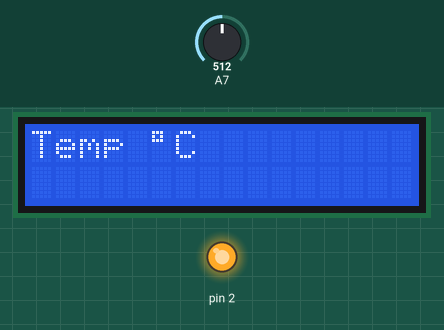
The sketch below on a simulated Arduino Nano, built with avr-gcc and run on an emulated ATmega328P. Shown: 16×2 character LCD, output pins drawn as LEDs (lit = HIGH). The inputs (shaded band) are chosen by the test bench; at power-on: A7 = 512. What the sketch prints to the serial monitor is not drawn.

Above: at 2.6 s.
At 4.7 s:
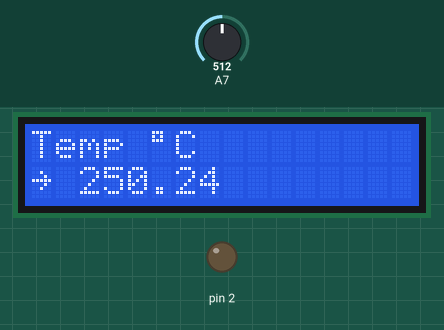
4.8 s: A7 set to 87
At 6.8 s:
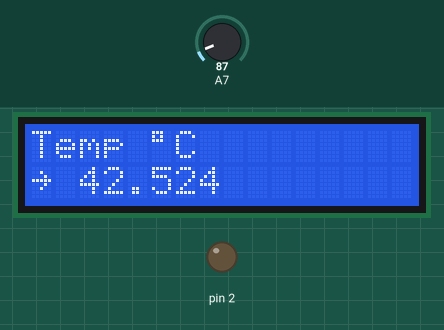
7.1 s: A7 set to 77
At 7.9 s:
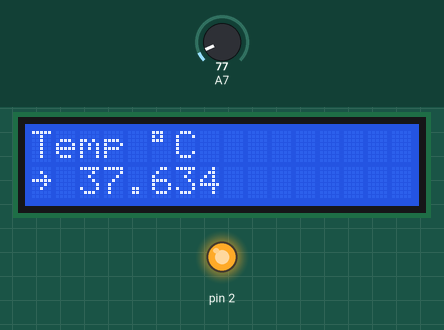
9.1 s: A7 set to 122
At 10.1 s:
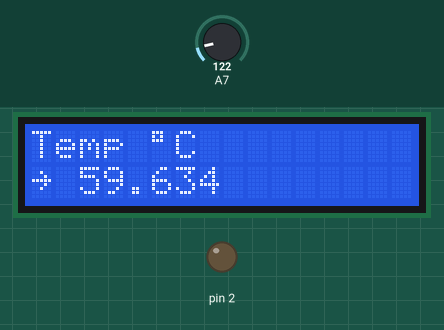
Timing chart, 0 to 12.1 s (numbered marks = the images above; inputs shaded):
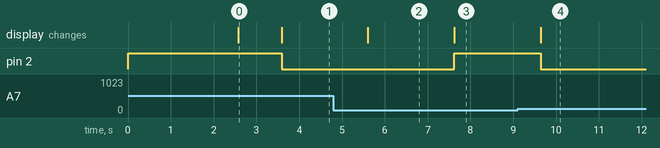

The sketch:

TempLcd.ino
```cpp
#include <Wire.h>
#include <LiquidCrystal_I2C.h>

/*
** Example Arduino sketch for SainSmart I2C LCD Screen 16x2
** based on https://bitbucket.org/celem/sainsmart-i2c-lcd/src/3adf8e0d2443/sainlcdtest.ino
** by
** Edward Comer
** LICENSE: GNU General Public License, version 3 (GPL-3.0)

** This example uses F Malpartida's NewLiquidCrystal library. Obtain from:
** https://bitbucket.org/fmalpartida/new-liquidcrystal

** Modified â€“ Ian Brennan ianbren at hotmail.com 23-10-2012 to support Tutorial posted to Arduino.cc

** Written for and tested with Arduino 1.0
**
** NOTE: Tested on Arduino Uno whose I2C pins are A4==SDA, A5==SCL

*/
/**
 * Branchement
 *
 * I2C      GND   VCC   SDA   SCL
 * Uno      GND   5V    A4    A5
 * Nano     Idem
 *
 *
 */

#include <Wire.h>
#include <LCD.h>
#include <LiquidCrystal_I2C.h>

#define BACKLIGHT_PIN     3

//LiquidCrystal_I2C  lcd(I2C_ADDR,En_pin,Rw_pin,Rs_pin,D4_pin,D5_pin,D6_pin,D7_pin);
LiquidCrystal_I2C  lcd  ( 0x3F,   2,     1,     0,     4,     5,      6,    7     );

void setup()
{
  // Init Relais sur le Pin 2
  // Et ouvre le relais (HIGH ouvert, LOW fermé)
  pinMode(2, OUTPUT);
  digitalWrite(2, HIGH);

  Serial.begin(9600);

  // Init LCD
  lcd.begin (16,2); //  <<----- My LCD was 16x2
  // Switch off the backlight
  lcd.setBacklight(125);
  lcd.home (); // go home
  lcd.print("Hello");
  for(short i = 0; i < 5; i++) {
    lcd.setBacklightPin(BACKLIGHT_PIN, (i % 2 == 0) ? NEGATIVE : POSITIVE);
    delay(500);
  }
  lcd.setCursor (0,0);
  lcd.print("Temp ");
  lcd.print((char) 223);
  lcd.print("C");

  delay(1000);
}

void loop()
{
  float temp = analogRead(A7) * 5. / 1023 * 100;
  lcd.setCursor (0,1);
  lcd.print((char) 126);
  lcd.print(" ");
  lcd.print(temp);

  Serial.println(temp);

  // Ferme le relais si t >
  if(temp < 40.) {
    digitalWrite(2, HIGH);
  }else {
    digitalWrite(2, LOW);
  }

  delay(1000);
}
```

Measured:
- the behaviour switches between 82 and 81 on A7 (found by bisection; images 2 and 3)
- after the input at 4.8 s, the display: changes after 0.81 s (image 2)
- after the input at 7.1 s, pin 2: LOW → HIGH after 0.52 s; the display: changes after 0.52 s (image 3)
- after the input at 9.1 s, pin 2: HIGH → LOW after 0.54 s; the display: changes after 0.54 s (image 4)
- what the display in image 0 shows lasts 1.0 s, from 2.6 s to 3.6 s
